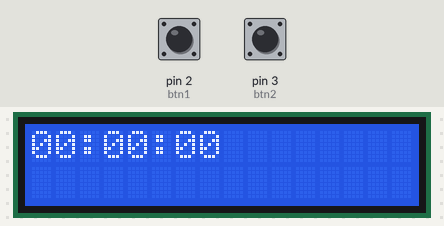
Simulated run of this sketch. Board: Arduino Uno, built with avr-gcc and run on an emulated ATmega328P. Shown: 16×2 character LCD. Inputs (shaded band) come from the test bench; at power-on: pin 2 (btn1) LOW, pin 3 (btn2) LOW.

Above: at 1.2 s.
1.3 s: pin 2 (btn1) pulled HIGH for 0.15 s
At 2.4 s:
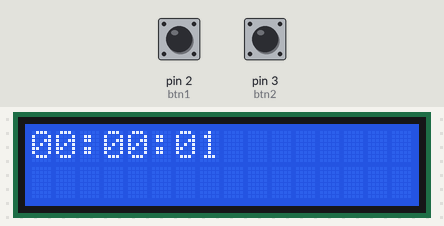
4.4 s: pin 3 (btn2) pulled HIGH for 0.15 s
At 4.9 s:
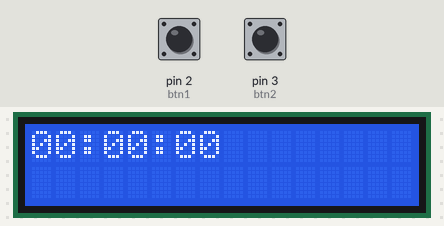
6.0 s: pin 2 (btn1) pulled HIGH for 1 s
At 7.4 s:
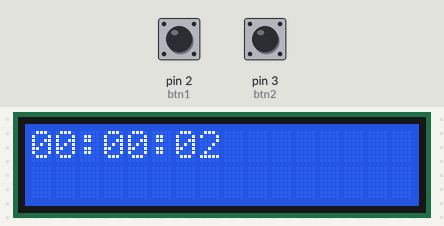
Timing chart, 0 to 9.0 s (numbered marks = the images above; inputs shaded):
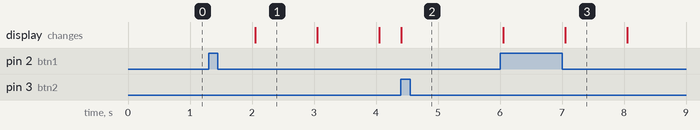

The sketch:

1.ino
```cpp
/*
  Realizar un programa que muestre en el display LCD un cronómetro de horas,
  minutos, segundos, decimas de segundo. El conteo de tiempo se inicia y se
  detiene con un pulsador y se pone a cero a través del otro pulsador.
*/

#include <LiquidCrystal.h>

const int rs = 8, en = 2, d4 = 10, d5 = 11, d6 = 12, d7 = 13;
LiquidCrystal lcd (rs, en, d4, d5, d6, d7);

int btn1 = 2, btn2 = 3;
int Seg = 0, Min = 0, Hor = 0;
int contador = 0;
bool flag = false;

long TimeCounter = 0;
long int TiempoActual = 0;

const int TimeThreshold = 150;

void setup() {
  pinMode(btn1, INPUT);
  pinMode(btn2, INPUT);
  attachInterrupt(digitalPinToInterrupt(2), encendido, RISING);
  attachInterrupt(digitalPinToInterrupt(3), reinicio, RISING);

  lcd.begin(16, 2);

  Serial.begin(9600);

  cli();
  TCCR1A = 0;
  TCCR1B = 0;
  OCR1A = 15624;
  TCCR1B |= (1 << WGM12);
  TCCR1B |= (1 << CS10);
  TCCR1B |= (1 << CS12);
  TIMSK1 = (1 << OCIE1A);
  sei();
}

void loop() {
  hora();
}

ISR(TIMER1_COMPA_vect) {
  contador++;
  if (flag == 1) Seg++;
}

void encendido() {
  if (millis() - TimeCounter > TimeThreshold) {
    flag = !flag;
    TimeCounter = millis();
  }
}

void reinicio(){
  if (millis() - TimeCounter > TimeThreshold) {
    flag = false;
    Seg = 00;
    Min = 00;
    Hor = 00;
    TimeCounter = millis();
  }
}

void hora() {
  if (Seg > 59) {
    Seg = 00;
    Min++;
    if (Min > 59) {
      Min = 00;
      Hor++;
      if (Hor > 23) {
        Hor = 00;
      }
    }
  }

  if (Seg < 10) { // Estos ifs else son para que no se sobre escriba mal los numeros
    lcd.setCursor(5, 0);
    lcd.print(":0" + (String)(Seg));
  }
  else {
    lcd.setCursor(5, 0);
    lcd.print(":" + (String)(Seg));
  }
  if (Min < 10) {
    lcd.setCursor(2, 0);
    lcd.print(":0" + (String)(Min));
  }
  else {
    lcd.setCursor(2, 0);
    lcd.print(":" + (String)(Min));
  }
  if (Hor < 10) {
    lcd.setCursor(0, 0);
    lcd.print("0" + (String)(Hor));
  }
  else {
    lcd.setCursor(0, 0);
    lcd.print((String)(Hor));
  }
}
```

Measured:
- after the input at 1.3 s, the display: changes after 0.75 s (image 1)
- after the input at 4.4 s, the display: changes at once (image 2)
- after the input at 6.0 s, the display: first changes after 0.05 s (image 3 shows a later state)
- what the display in image 1 shows lasts 1.1 s, from 2.0 s to 3.1 s
